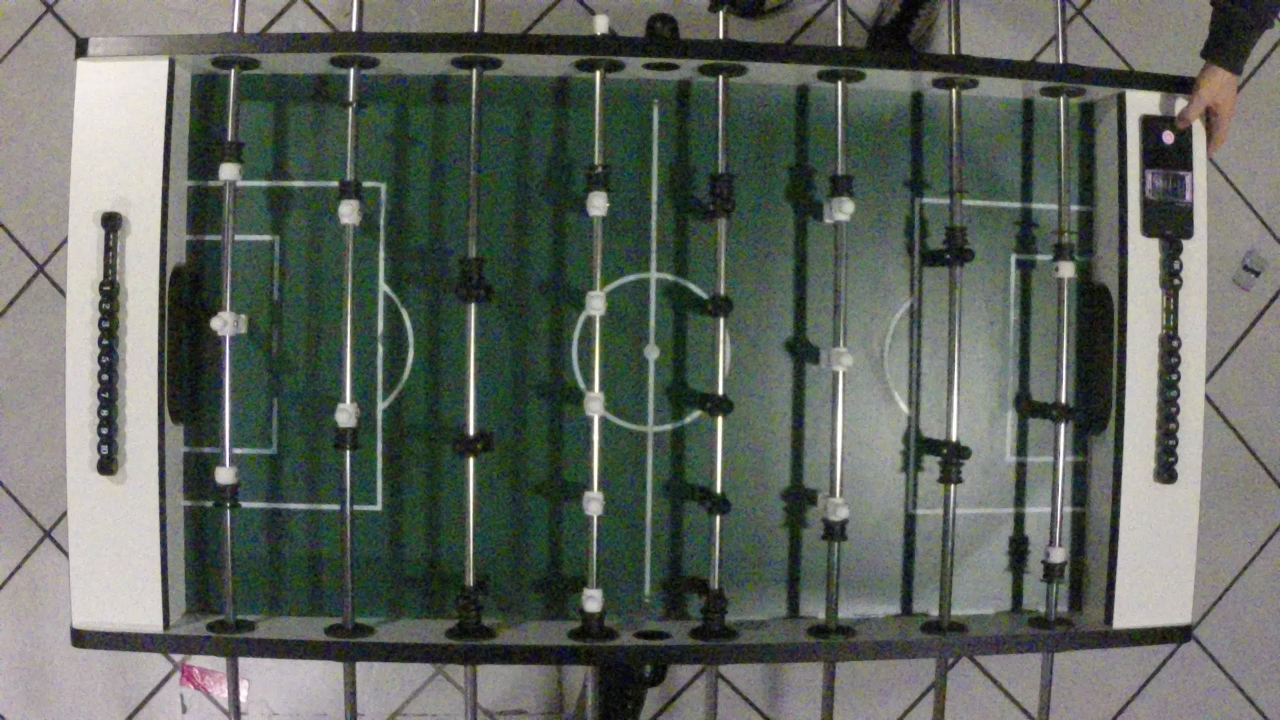
#> input picture utility_video/img-0000001.png, 1280 x 720 px, given in place of Fehlerhaft.mp4, which was not available
$ python object_traking.py
#> lines starting #> are read from the running program, lines starting #| are printed output that depends on the picture; pictures that were not available may be replaced by others from this repository, and a replacement may not be noted
import cv2 as cv
import numpy as np
import time

cap = cv.VideoCapture('Fehlerhaft.mp4')
count = 0
while(1):
    # Take each frame
    _, frame = cap.read()
#> frame is the input picture: shape (720, 1280, 3); mean B, G, R 93.5, 100.8, 94.3
    e1 = cv.getTickCount()
    # percent of original size
    width = int(frame.shape[1] / 3)
#> width = 426
    height = int(frame.shape[0] / 3)
#> height = 240
    dim = (width, height)
#> dim = (426, 240)
    # resize image
    frame = cv.resize(frame, dim)
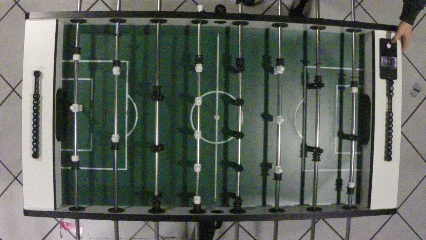
#> frame: shape (240, 426, 3); mean B, G, R 93.5, 100.8, 94.3
    # Convert BGR to HSV
    frame = frame[170:550, 170:900]
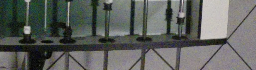
#> frame: shape (70, 256, 3); mean B, G, R 94.4, 98.2, 95.3

    hsv = cv.cvtColor(frame, cv.COLOR_BGR2HSV)
#> hsv: shape (70, 256, 3); mean H, S, V 73.2, 39.4, 101.5
    # define range of blue color in HSV
    ORANGE_MIN = np.array([7, 50, 100], np.uint8)
    ORANGE_MAX = np.array([60, 180, 255], np.uint8)
    # Threshold the HSV image to get only blue colors
    mask = cv.inRange(hsv, ORANGE_MIN, ORANGE_MAX)
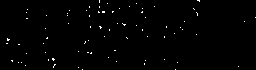
#> mask: shape (70, 256); 0.8% white in thin lines or dots
    # Bitwise-AND mask and original image
    res = cv.bitwise_and(frame, frame, mask=mask)
    cv.imshow('frame', frame)
    cv.imshow('mask', mask)
    cv.imshow('res', res)
    e2 = cv.getTickCount()
    time = (e2 - e1) / cv.getTickFrequency()
    print(time)
    k = cv.waitKey(5) & 0xFF
#> (key Esc is pressed here)
    print(count)
    if k == 27:
        break

cv.destroyAllWindows()
